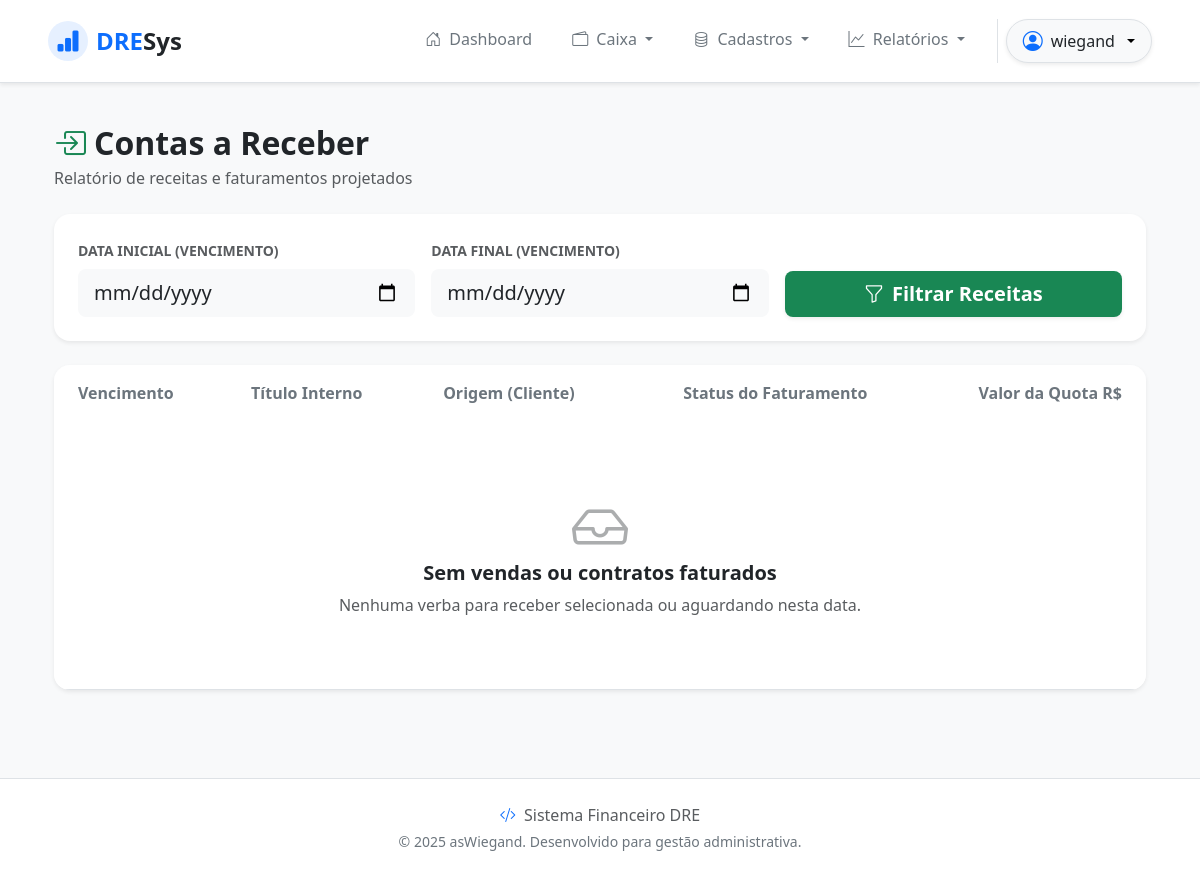
/inflows/report/ (signed in), run on an earlier commit of the app's database.
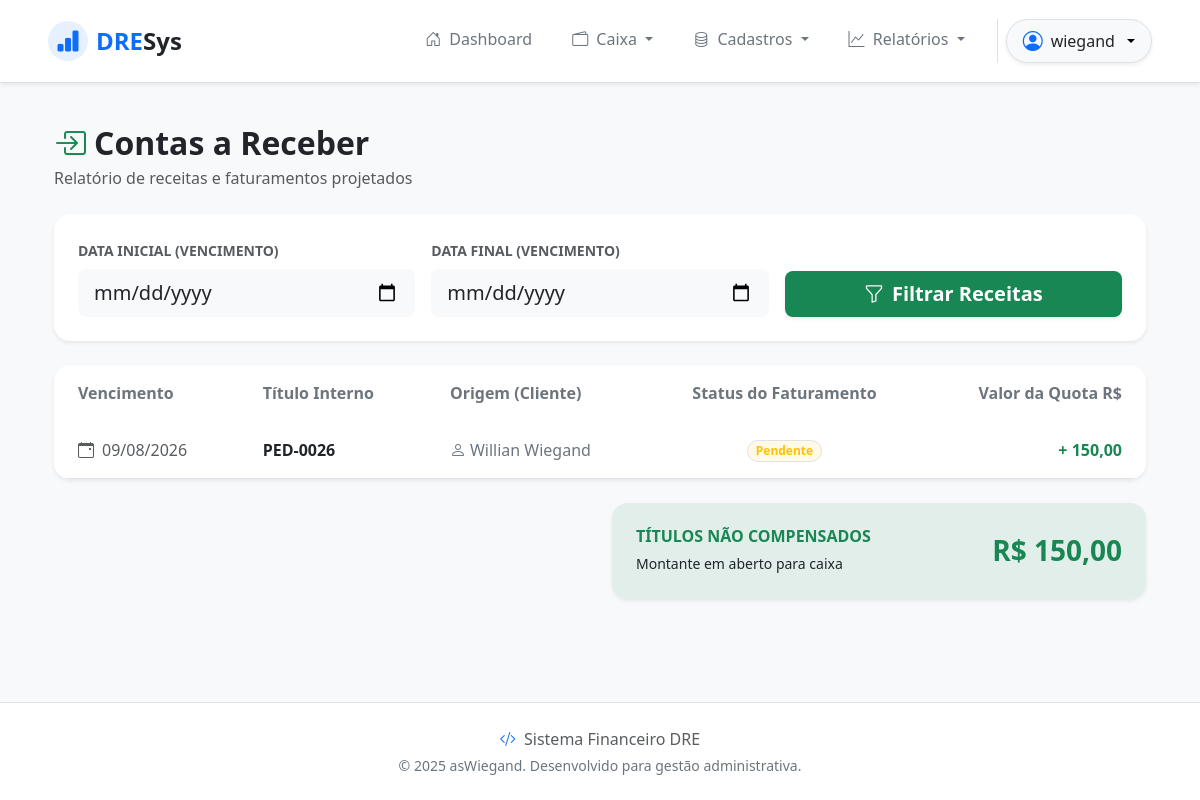
And on a later commit of the database.
### inflows/models.py (models this page shows, shortened)
class Inflow(models.Model):
    created_date = models.DateField()
    expire_date = models.DateField()
    supplier = models.ForeignKey(Supplier, on_delete=models.PROTECT, related_name='inflows')
    accounting = models.ForeignKey(Accounting, on_delete=models.PROTECT, related_name='inflows')
    payment_method = models.ForeignKey(Payment, on_delete=models.PROTECT, related_name='inflows')
    title = models.CharField(max_length=15)
    status = models.CharField(max_length=2, default='NP')
    value = models.DecimalField(max_digits=20, decimal_places=2, default=0)
    payment_date = models.DateField(blank=True, null=True)

### suppliers/models.py (models this page shows)
class Supplier(models.Model):
    cnpj_cpf = models.CharField(
        max_length=18,
        unique=True,
        validators=[validate_cpf_cnpj],
        verbose_name="CNPJ ou CPF",
        blank=True
    )
    company_name = models.CharField(max_length=100, blank=False, null=False)
    fantasy_name = models.CharField(max_length=100, blank=True, default='')
    city = models.CharField(max_length=100, blank=True)
    address = models.CharField(max_length=100, blank=True)
    phone = models.CharField(blank=True)
    email = models.EmailField(blank=True)
    def __str__(self):
            return self.company_name

### inflows/views.py (the view)
# urls.py: path('inflows/report/', views.inflow_report, name='inflow_report'),
@login_required
@permission_required('inflows.view_inflow', raise_exception=True)
def inflow_report(request):
    start_date = request.GET.get('start_date')
    end_date = request.GET.get('end_date')
    inflows = Inflow.objects.filter(status='NP')
    if start_date:
        inflows = inflows.filter(expire_date__gte=start_date)
    if end_date:
        inflows = inflows.filter(expire_date__lte=end_date)
    total_np = inflows.filter(status='NP').aggregate(total=Sum('value'))['total'] or 0
    return render(request, 'inflow_report.html', {
        'inflows': inflows,
        'total_np': total_np,
        'start_date': start_date,
        'end_date': end_date
    })

### inflows/templates/inflow_report.html (shortened to what the changed rows need)
{% extends 'base.html' %}
{% block content %}
<div class="container-fluid py-4">
    <div class="row mb-4 align-items-center">
        <div class="col-12">
            <h2 class="fw-bold text-dark mb-1">
                <i class="bi bi-box-arrow-in-right text-success me-2"></i>Contas a Receber
            </h2>
        </div>
    </div>
    <div class="card border-0 shadow-sm rounded-4 overflow-hidden mb-4">
        <div class="table-responsive">
            <table class="table table-hover align-middle mb-0">
                <thead class="bg-light">
                    <tr>
                        <th class="py-3 px-4 text-secondary fw-semibold border-0">Vencimento</th>
                        <th class="py-3 px-4 text-secondary fw-semibold border-0">Título Interno</th>
                        <th class="py-3 px-4 text-secondary fw-semibold border-0">Origem (Cliente)</th>
                        <th class="py-3 px-4 text-secondary fw-semibold border-0 text-center">Status do Faturamento</th>
                        <th class="py-3 px-4 text-secondary fw-semibold border-0 text-end">Valor da Quota R$</th>
                    </tr>
                </thead>
                <tbody class="border-top-0">
                    {% for inflow in inflows %}
                    <tr>
                        <td class="px-4 py-3 text-muted">
                            <i class="bi bi-calendar-event me-2"></i>{{ inflow.expire_date|date:"d/m/Y" }}
                        </td>
                        <td class="px-4 py-3">
                            <span class="fw-bold text-dark">{{ inflow.title }}</span>
                        </td>
                        <td class="px-4 py-3">
                            <span class="text-secondary"><i class="bi bi-person me-1"></i>{{ inflow.supplier }}</span>
                        </td>
                        <td class="px-4 py-3 text-center">
                            {% if inflow.status == 'PG' %}
                            <span
                                class="badge bg-success bg-opacity-10 text-success border px-2 py-1 rounded-pill">Recebido</span>
                            {% else %}
                            <span
                                class="badge bg-warning bg-opacity-10 text-warning border px-2 py-1 rounded-pill">Pendente</span>
                            {% endif %}
                        </td>
                        <td class="px-4 py-3 text-end">
                            <span class="fw-bold text-success">+ {{ inflow.value|floatformat:2 }}</span>
                        </td>
                    </tr>
                    {% empty %}
                    <tr>
                        <td colspan="5" class="text-center py-5">
                            <div class="p-4">
                                <i class="bi bi-inbox display-4 text-muted mb-3 opacity-50"></i>
                                <h5 class="text-dark fw-bold">Sem vendas ou contratos faturados</h5>
                                <p class="text-muted mb-0">Nenhuma verba para receber selecionada ou aguardando nesta
                                    data.</p>
                            </div>
                        </td>
                    </tr>
                    {% endfor %}
                </tbody>
            </table>
        </div>
    </div>
    {% if total_np %}
    <div class="row">
        <div class="col-md-6 ms-auto">
            <div class="card border-0 bg-success bg-opacity-10 shadow-sm rounded-4">
                <div class="card-body p-4 d-flex justify-content-between align-items-center">
                    <div>
                        <h6 class="text-success fw-bold text-uppercase mb-1">Títulos não compensados</h6>
                        <span class="text-dark fw-medium small">Montante em aberto para caixa</span>
                    </div>
                    <div>
                        <h3 class="fw-bold text-success mb-0">R$ {{ total_np|floatformat:2 }}</h3>
                    </div>
                </div>
            </div>
        </div>
    </div>
    {% endif %}
</div>
{% endblock %}

What changed in the data, as far as the page shows it:
added Inflow: expire_date "09/08/2026", title "PED-0026", supplier "Willian Wiegand", status "Pendente", value "150,00"
Also different on the page:
{{ total_np|floatformat:2 }}: (not shown) → "150,00"
text no longer shown: "Sem vendas ou contratos faturados Nenhuma verba para receber selecionada ou aguardando nesta data."
text now shown: "TÍTULOS NÃO COMPENSADOS Montante em aberto para caixa R$"
